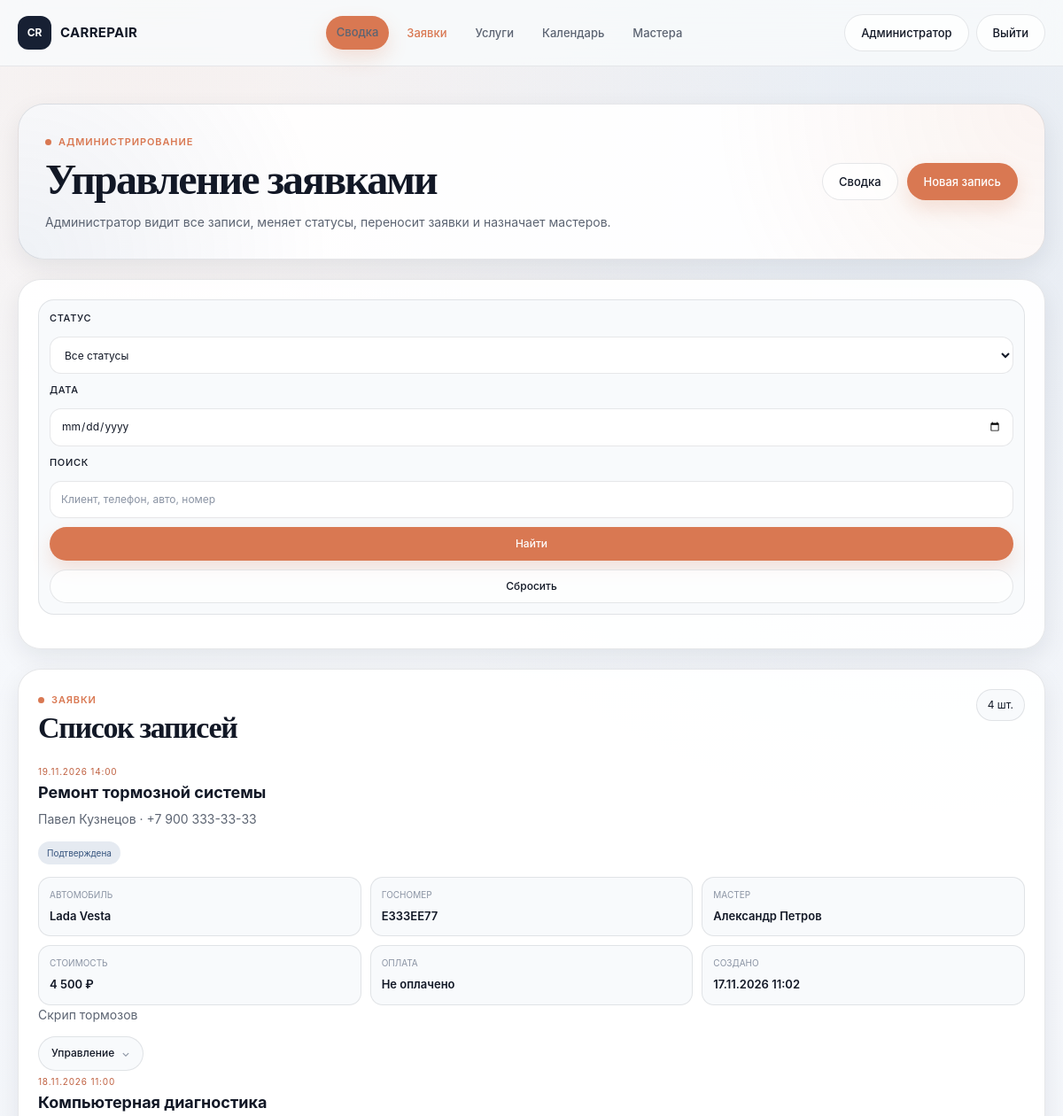
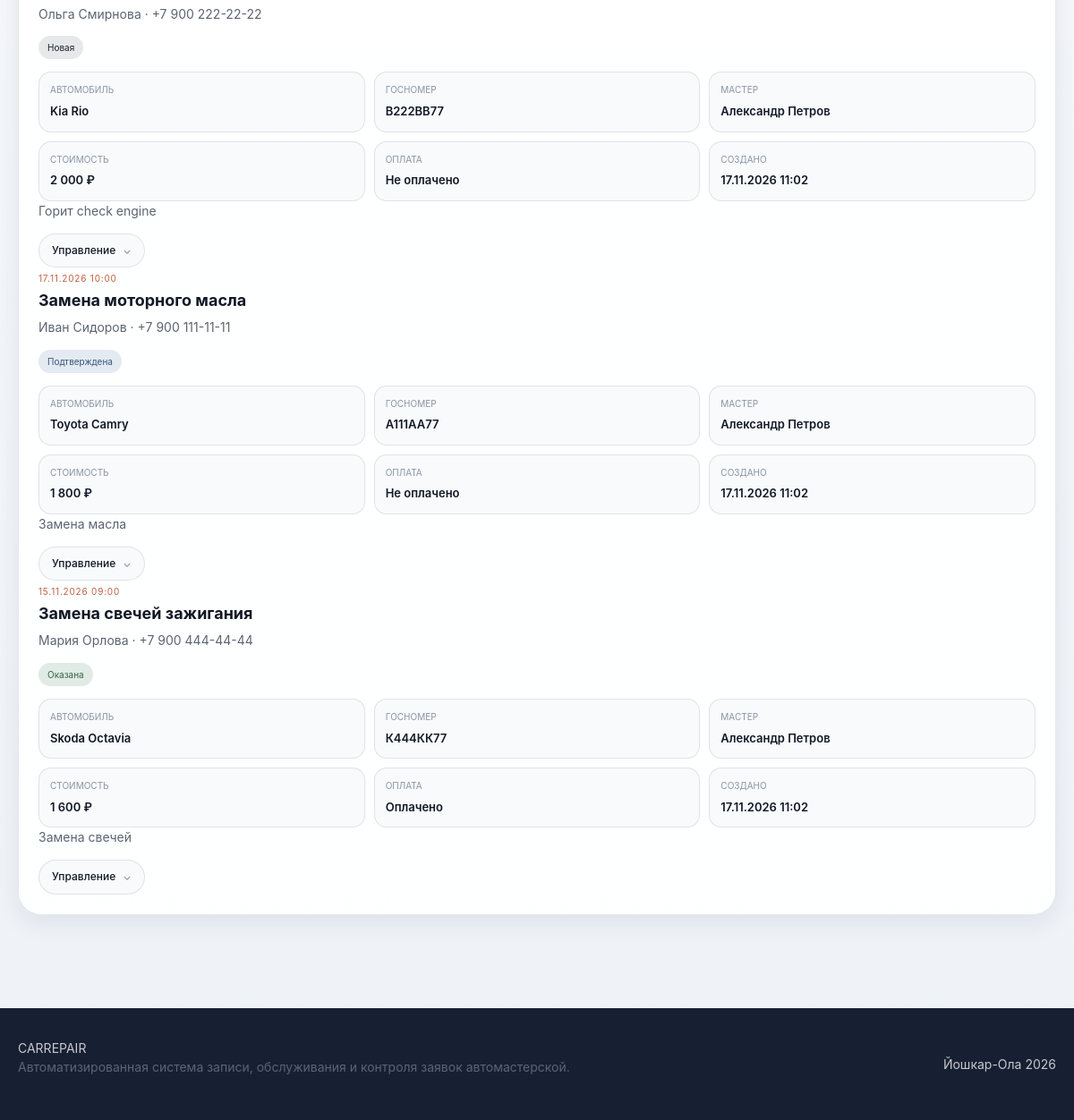
The page /admin/appointments.php (signed in) on the database its author committed (2 pictures, top to bottom).
### tables this page shows
CREATE TABLE `appointments` (
  `id` int(11) NOT NULL AUTO_INCREMENT,
  `client_id` int(11) DEFAULT NULL,
  `car_id` int(11) DEFAULT NULL,
  `service_id` int(11) DEFAULT NULL,
  `employee_id` int(11) DEFAULT NULL,
  `client_name` varchar(255) NOT NULL,
  `phone` varchar(100) NOT NULL,
  `car_brand` varchar(100) DEFAULT NULL,
  `car_model` varchar(100) DEFAULT NULL,
  `car_year` int(11) DEFAULT NULL,
  `license_plate` varchar(50) DEFAULT NULL,
  `work_description` text DEFAULT NULL,
  `preferred_date` date DEFAULT NULL,
  `preferred_time` time DEFAULT NULL,
  `start_datetime` datetime DEFAULT NULL,
  `end_datetime` datetime DEFAULT NULL,
  `service_price_at_time` decimal(10,2) NOT NULL DEFAULT 0.00,
  `service_duration_minutes` int(11) NOT NULL DEFAULT 60,
  `master_income` decimal(10,2) NOT NULL DEFAULT 0.00,
  `payment_status` enum('Не оплачено','Оплачено','Возврат') NOT NULL DEFAULT 'Не оплачено',
  `completed_at` datetime DEFAULT NULL,
  `cancel_reason` text DEFAULT NULL,
  `created_by_role` enum('client','employee','admin') NOT NULL DEFAULT 'client',
  `comment` text DEFAULT NULL,
  `status` enum('Новая','Подтверждена','В работе','Оказана','Перенесена','Отменена','Выполнена') NOT NULL DEFAULT 'Новая',
  `created_at` timestamp NOT NULL DEFAULT current_timestamp(),
  PRIMARY KEY (`id`),
  KEY `fk_appointments_client` (`client_id`),
  KEY `fk_appointments_service` (`service_id`),
  KEY `fk_appointments_car` (`car_id`),
  CONSTRAINT `fk_appointments_car` FOREIGN KEY (`car_id`) REFERENCES `cars` (`id`) ON DELETE SET NULL ON UPDATE CASCADE,
  CONSTRAINT `fk_appointments_client` FOREIGN KEY (`client_id`) REFERENCES `clients` (`id`) ON DELETE SET NULL ON UPDATE CASCADE,
  CONSTRAINT `fk_appointments_service` FOREIGN KEY (`service_id`) REFERENCES `services` (`id`) ON DELETE SET NULL ON UPDATE CASCADE
);

CREATE TABLE `services` (
  `id` int(11) NOT NULL AUTO_INCREMENT,
  `name` varchar(255) NOT NULL,
  `description` text DEFAULT NULL,
  `price` decimal(10,2) NOT NULL DEFAULT 0.00,
  `category` enum('Техническое обслуживание','Диагностика','Ремонт','Кузовные работы','Шиномонтаж') NOT NULL,
  `duration_hours` int(11) NOT NULL DEFAULT 1,
  `duration_minutes` int(11) NOT NULL DEFAULT 60,
  `bonus_percent` int(11) NOT NULL DEFAULT 5,
  `is_active` tinyint(1) NOT NULL DEFAULT 1,
  `created_at` timestamp NOT NULL DEFAULT current_timestamp(),
  `image` varchar(255) DEFAULT NULL,
  PRIMARY KEY (`id`)
);

CREATE TABLE `employees` (
  `id` int(11) NOT NULL AUTO_INCREMENT,
  `full_name` varchar(255) NOT NULL,
  `position` varchar(100) NOT NULL,
  `phone` varchar(100) DEFAULT NULL,
  `email` varchar(255) DEFAULT NULL,
  `employee_number` varchar(100) NOT NULL,
  `hire_date` date DEFAULT NULL,
  `salary` decimal(10,2) DEFAULT 0.00,
  `specialization` varchar(255) DEFAULT NULL,
  `commission_percent` decimal(5,2) NOT NULL DEFAULT 30.00,
  `is_master` tinyint(1) NOT NULL DEFAULT 1,
  `work_status` enum('Работает','В отпуске','Уволен') NOT NULL DEFAULT 'Работает',
  PRIMARY KEY (`id`),
  UNIQUE KEY `employee_number` (`employee_number`)
);

### admin/appointments.php (the view, shortened to what this page needs)
<?php
require_once '../config/db.php';
function adminDateTime($value)
{
    return date('d.m.Y H:i', strtotime($value));
}
function adminMoney($value)
{
    return number_format((float)$value, 0, '.', ' ') . ' ₽';
}
function adminStatusClass($status)
{
    return match ($status) {
        'Новая' => 'status-badge--new',
        'Подтверждена' => 'status-badge--confirmed',
        'В работе' => 'status-badge--work',
        'Оказана', 'Выполнена' => 'status-badge--done',
        'Перенесена' => 'status-badge--moved',
        'Отменена' => 'status-badge--cancel',
        default => 'status-badge--default'
    };
}
$dateFilter = trim($_GET['date'] ?? '');
$searchFilter = trim($_GET['search'] ?? '');
$where = [];
$params = [];
$whereSql = $where ? 'WHERE ' . implode(' AND ', $where) : '';
$stmt = $pdo->prepare("
    SELECT
        appointments.*,
        services.name AS service_name,
        services.category AS service_category,
        employees.full_name AS master_name,
        employees.position AS master_position
    FROM appointments
    LEFT JOIN services ON services.id = appointments.service_id
    LEFT JOIN employees ON employees.id = appointments.employee_id
    {$whereSql}
    ORDER BY appointments.start_datetime DESC, appointments.created_at DESC
");
$stmt->execute($params);
$appointments = $stmt->fetchAll();
require_once '../includes/header.php';
?>
<section class="admin-page">
    <div class="container">
        <div class="admin-hero">
            <div>
                <span class="label">Администрирование</span>
                <h1>Управление заявками</h1>
                <p>
                    Администратор видит все записи, меняет статусы,
                    переносит заявки и назначает мастеров.
                </p>
            </div>
            <div class="admin-hero__actions">
                <a href="index.php" class="btn btn--light">Сводка</a>
                <a href="../appointment.php" class="btn btn--orange">Новая запись</a>
            </div>
        </div>
        <section class="admin-section-card">
            <form method="get" action="appointments.php" class="admin-filter-form">
                <div class="form-group">
                    <label for="status">Статус</label>
                    <select id="status" name="status">
                        <option value="">Все статусы</option>
                    </select>
                </div>
                <div class="form-group">
                    <label for="date">Дата</label>
                    <input
                        type="date"
                        id="date"
                        name="date"
                        value="<?= htmlspecialchars($dateFilter) ?>"
                    >
                </div>
                <div class="form-group">
                    <label for="search">Поиск</label>
                    <input
                        type="text"
                        id="search"
                        name="search"
                        value="<?= htmlspecialchars($searchFilter) ?>"
                        placeholder="Клиент, телефон, авто, номер"
                    >
                </div>
                <button type="submit" class="btn btn--orange btn--small">
                    Найти
                </button>
                <a href="appointments.php" class="btn btn--light btn--small">
                    Сбросить
                </a>
            </form>
        </section>
        <section class="admin-section-card">
            <div class="admin-section-head">
                <div>
                    <span class="label">Заявки</span>
                    <h2>Список записей</h2>
                </div>
                <strong class="admin-count">
                    <?= count($appointments) ?> шт.
                </strong>
            </div>
            <?php if (empty($appointments)): ?>
                <p class="empty-text">Заявки не найдены.</p>
            <?php else: ?>
                <div class="admin-appointment-list">
                    <?php foreach ($appointments as $item): ?>
                        <article class="admin-appointment-card">
                            <div class="admin-appointment-card__top">
                                <div>
                                    <span class="admin-card-time">
                                        <?= adminDateTime($item['start_datetime']) ?>
                                    </span>
                                    <h3><?= htmlspecialchars($item['service_name'] ?? 'Услуга не указана') ?></h3>
                                    <p>
                                        <?= htmlspecialchars($item['client_name'] ?? 'Клиент') ?>
                                        ·
                                        <?= htmlspecialchars($item['phone'] ?? 'телефон не указан') ?>
                                    </p>
                                </div>
                                <span class="status-badge <?= adminStatusClass($item['status']) ?>">
                                    <?= htmlspecialchars($item['status']) ?>
                                </span>
                            </div>
                            <div class="record-card__meta">
                                <div>
                                    <span>Автомобиль</span>
                                    <strong>
                                        <?= htmlspecialchars($item['car_brand'] ?? '') ?>
                                        <?= htmlspecialchars($item['car_model'] ?? '') ?>
                                    </strong>
                                </div>
                                <div>
                                    <span>Госномер</span>
                                    <strong><?= htmlspecialchars($item['license_plate'] ?: 'не указан') ?></strong>
                                </div>
                                <div>
                                    <span>Мастер</span>
                                    <strong><?= htmlspecialchars($item['master_name'] ?? 'не назначен') ?></strong>
                                </div>
                                <div>
                                    <span>Стоимость</span>
                                    <strong><?= adminMoney($item['service_price_at_time']) ?></strong>
                                </div>
                                <div>
                                    <span>Оплата</span>
                                    <strong><?= htmlspecialchars($item['payment_status'] ?? 'не указано') ?></strong>
                                </div>
                                <div>
                                    <span>Создано</span>
                                    <strong><?= adminDateTime($item['created_at']) ?></strong>
                                </div>
                            </div>
                            <?php if (!empty($item['work_description'])): ?>
                                <p class="record-card__comment">
                                    <?= htmlspecialchars($item['work_description']) ?>
                                </p>
                            <?php endif; ?>
                            <details class="admin-more">
                                <summary>Управление</summary>
                            </details>
                        </article>
                    <?php endforeach; ?>
                </div>
            <?php endif; ?>
        </section>
    </div>
</section>
<?php require_once '../includes/footer.php'; ?>

### rows shown on the page
appointments: start_datetime "19.11.2026 14:00", service.name "Ремонт тормозной системы", client_name "Павел Кузнецов", phone "+7 900 333-33-33", status "Подтверждена", car_brand "Lada", car_model "Vesta", license_plate "Е333ЕЕ77", employee.full_name "Александр Петров", service_price_at_time "4 500 ₽", payment_status "Не оплачено", created_at "17.11.2026 11:02", work_description "Скрип тормозов"
appointments: start_datetime "18.11.2026 11:00", service.name "Компьютерная диагностика", client_name "Ольга Смирнова", phone "+7 900 222-22-22", status "Новая", car_brand "Kia", car_model "Rio", license_plate "В222ВВ77", employee.full_name "Александр Петров", service_price_at_time "2 000 ₽", payment_status "Не оплачено", created_at "17.11.2026 11:02", work_description "Горит check engine"
appointments: start_datetime "17.11.2026 10:00", service.name "Замена моторного масла", client_name "Иван Сидоров", phone "+7 900 111-11-11", status "Подтверждена", car_brand "Toyota", car_model "Camry", license_plate "А111АА77", employee.full_name "Александр Петров", service_price_at_time "1 800 ₽", payment_status "Не оплачено", created_at "17.11.2026 11:02", work_description "Замена масла"
appointments: start_datetime "15.11.2026 09:00", service.name "Замена свечей зажигания", client_name "Мария Орлова", phone "+7 900 444-44-44", status "Оказана", car_brand "Skoda", car_model "Octavia", license_plate "К444КК77", employee.full_name "Александр Петров", service_price_at_time "1 600 ₽", payment_status "Оплачено", created_at "17.11.2026 11:02", work_description "Замена свечей"

### other values the page prints
$headerUserName "Администратор"
count($appointments) "4"
